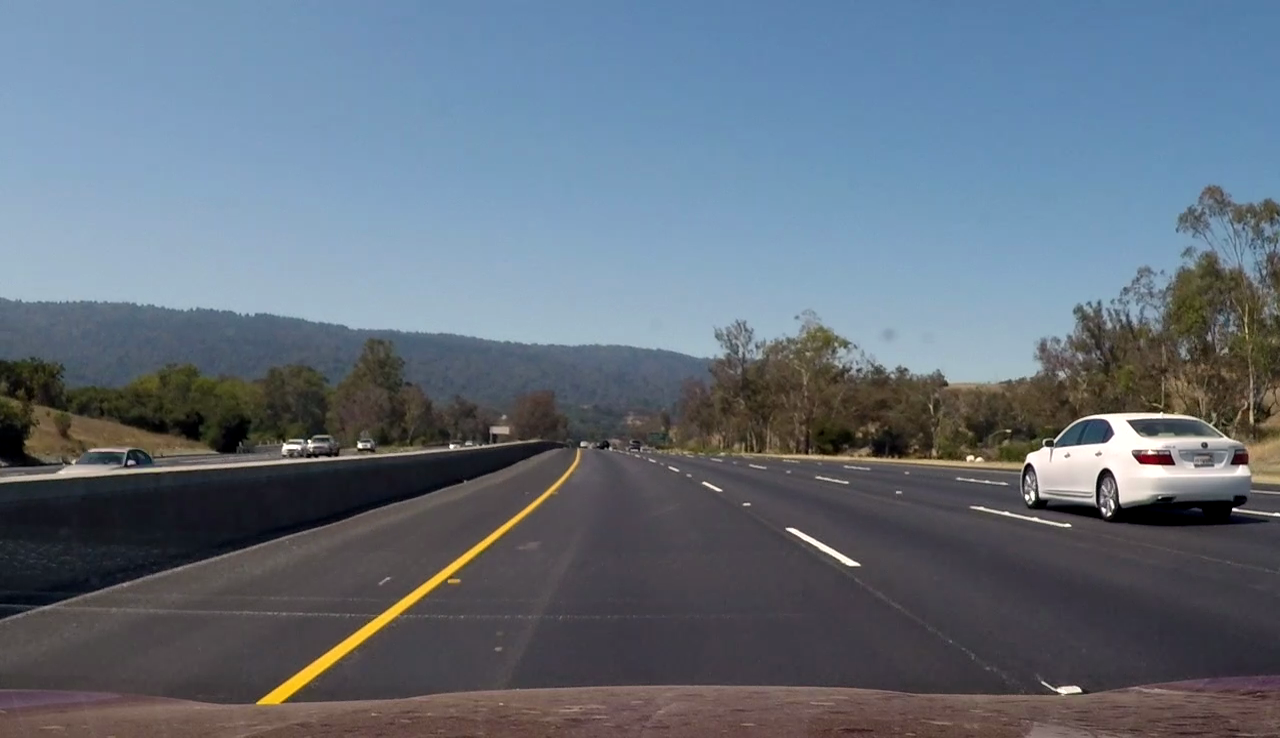
#> input picture test_images/vlcsnap-0176-10-29-15h53m28s019.png, 1280 x 738 px; its folder holds only this picture in this run
$ python -i window_fit.py   (imports and definitions only)   (older library calls are emulated)
#> lines starting #> are read from the running program, lines starting #| are printed output that depends on the picture
# -*- coding: utf-8 -*-
"""
Created on Sun Apr 30 11:04:14 2017

@author: Anton Varfolomeev
"""


#%%
import numpy as np
import cv2

# [167 lines left out: functions sliding_fit, poly_fit, fill_between_lines, not called in this run]


#%%

#main processing pipeline
def process_image(image):
    global mask;

    oldH = image.shape[0]
    oldW = image.shape[1]

    thr = threshold_image(image)

     #res, r_left, r_right = find_and_fit(rwbc)
    dst = cv2.undistort(thr, mtx, dist, None, mtx)
    warped = cv2.warpPerspective(dst, M, (oldW, oldH), flags=cv2.INTER_NEAREST)

    warped = cv2.threshold(warped, 2, 255, cv2.THRESH_BINARY)[1];

    if (not 'mask' in globals() or mask == None or mask.shape != warped.shape):
        mask = np.zeros_like(warped)

    overlay, radius, center = poly_fit(warped)
    newwarp = cv2.warpPerspective(overlay, Minv, (oldW, oldH))

    result = cv2.addWeighted(image, 0.8, newwarp, 0.3, 0)

    #result = res;

    if (radius < 0):
        direction = 'to the left'
    else:
        direction = 'to the right'

    radius = np.abs(radius)

    if (radius < 5000):
        text = 'Curve radius: ' + '{:4.0f}'.format(radius) + ' m ' + direction
    else:
        text = 'Straight'
    cv2.putText(result, text, (20,50), cv2.FONT_HERSHEY_DUPLEX,
                1.5, (0,75,0), 2, cv2.LINE_AA)

    if (center < 0):
        direction = 'to the left'
    else:
        direction = 'to the right'

    text = 'Car offset: ' + '{:3.1f}'.format(np.abs(center)) + ' m ' + direction;
    cv2.putText(result, text, (20,100), cv2.FONT_HERSHEY_DUPLEX,
                1.5, (0,75,0), 2, cv2.LINE_AA)


    return result


>>> import cv2
>>> picture = cv2.imread('test_images/vlcsnap-0176-10-29-15h53m28s019.png', cv2.IMREAD_GRAYSCALE)
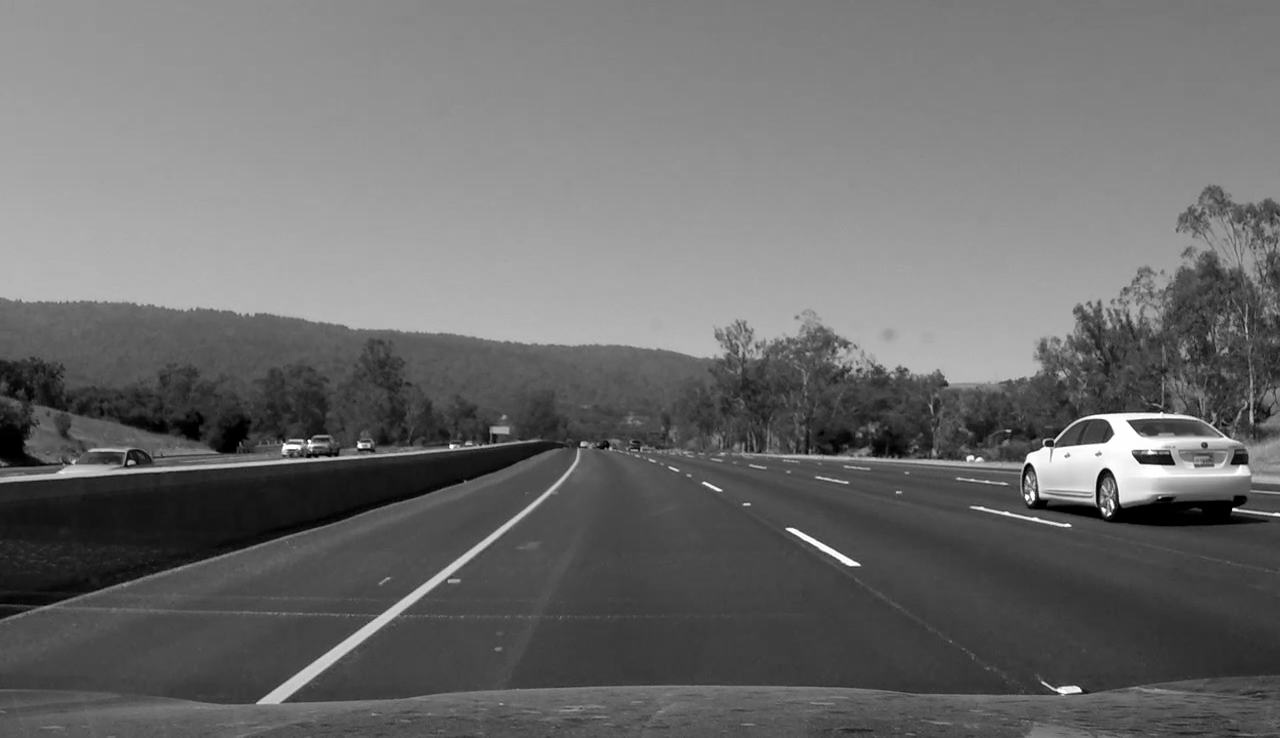
#> picture: shape (738, 1280); min 0, max 255, mean 108.2
>>> result = process_image(picture)
#> (the run stopped early here; a loop or call above may not have finished)

$ run again, on test_images/vlcsnap-9351-01-24-17h14m25s855.png
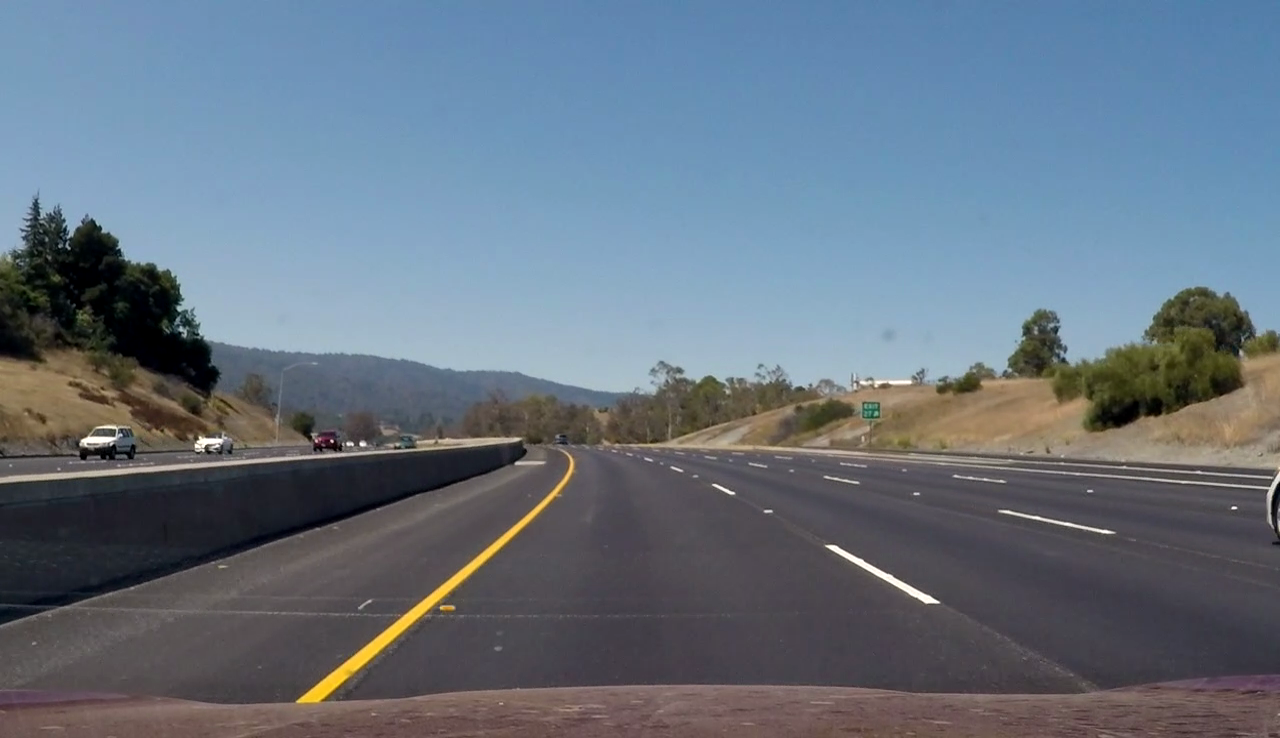
#> input picture test_images/vlcsnap-9351-01-24-17h14m25s855.png, 1280 x 738 px
#> `picture = cv2.imread('test_images/vlcsnap-0176-10-29-15h53m28s019.png'..`:
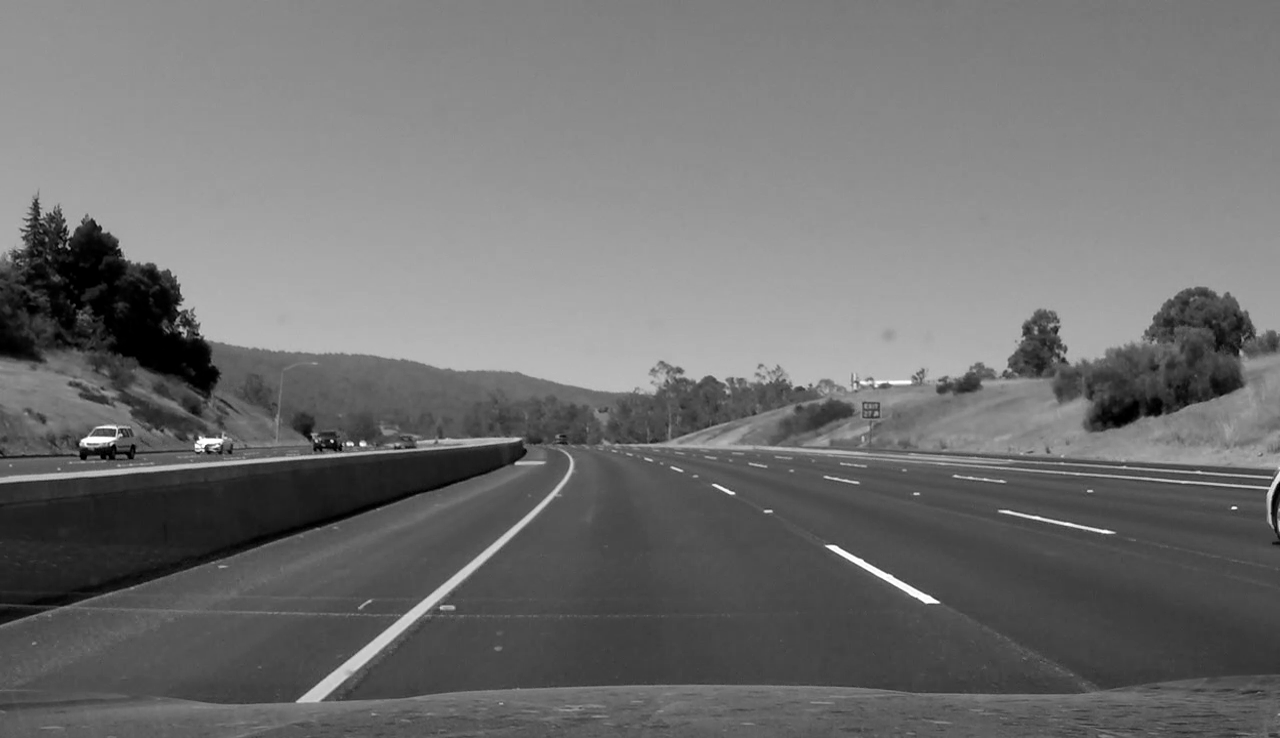
#> picture: shape (738, 1280); min 0, max 255, mean 112.2
